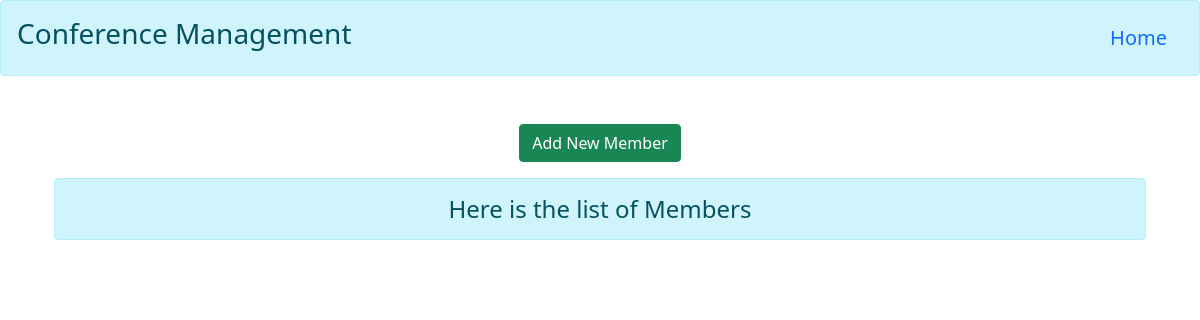
Page /conference/talks/members/Files on the earlier database version.
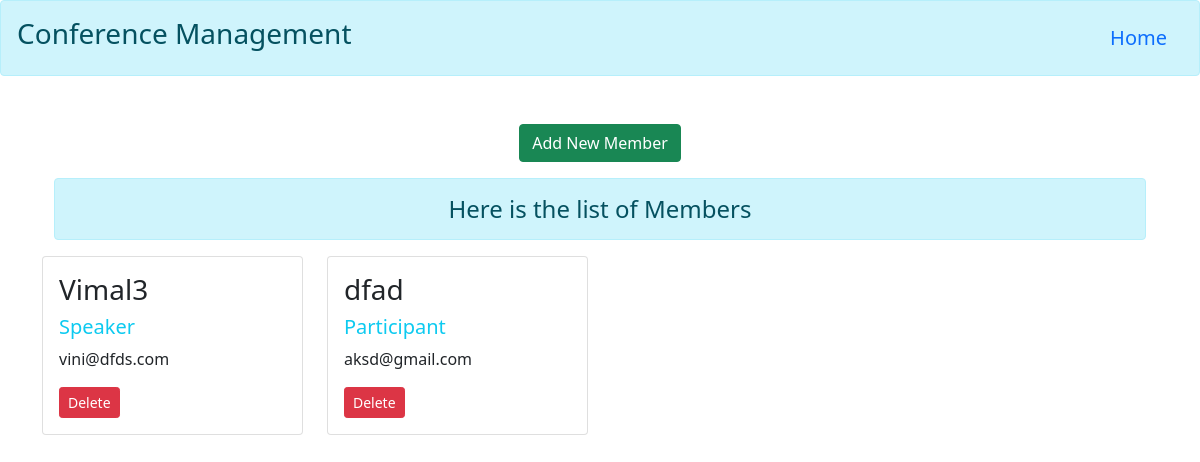
Same page on the later database version.
### myapp/models.py (models this page shows)
class MemberModel(models.Model):
    member_talk_title = models.ForeignKey(TalkModel,on_delete=models.CASCADE)
    member_type = models.CharField(max_length=25,null=False,choices=MEMBER_CHOICES)
    member_name = models.TextField(primary_key=True,null=False)
    member_email = models.EmailField(max_length=100,null=False,unique=True)

### myapp/views.py (the view)
# urls.py: path('conference/talks/members/<str:id>',views.memberView,name='members'),
def memberView(request,id):
    initial = {'member_talk_title':id}
    if request.method == 'POST':
        memberviewform = MemberForm(request.POST)
        if memberviewform.is_valid():
            memberviewform.save()
    else:
        memberviewform=MemberForm(initial=initial)
    member = TalkModel.objects.get(pk=id)
    allthemembers = member.membermodel_set.all()
    return render(request,'myapp/member.html',{'allthemembers':allthemembers,'memberviewform':memberviewform})

### myapp/forms.py
class MemberForm(forms.ModelForm):
    member_type = forms.ChoiceField(choices=MEMBER_CHOICES,required=True)
    class Meta:
        model = MemberModel
        fields = ['member_type','member_talk_title','member_name','member_email']
        widgets = {
            'member_talk_title':forms.HiddenInput(),
            'member_name' : forms.TextInput(attrs={'class':'form-control '}),
            'member_email' : forms.TextInput(attrs={'class':'form-control '})
        }

### myapp/templates/myapp/member.html (shortened to what this page needs)
{% extends 'myapp/base.html' %}
{% block content %}
<div class="text-center">
  <button class="btn btn-success col" type="button" data-bs-toggle="offcanvas" data-bs-target="#offcanvasRight" aria-controls="offcanvasRight">Add New Member</button>
</div>
<div class="container mt-3">
  <h4 class="alert alert-info text-center">
    Here is the list of Members
</h4>
</div>
<div class="row">
  {% for memberss in allthemembers %}
  <div class="col-sm-3">
    <div class="card">
      <div class="card-body">
          <h3 class="card-title">{{memberss.member_name}}</h3>
          <h5 class="card-text text-info">{{memberss.member_type}}</h5>
          <p class="card-text">{{memberss.member_email}}</p>
          <form action="{% url 'memberdelete' memberss.member_name %}" method="POST" class="d-inline">
            <input type="submit" value="Delete" class="btn btn-danger btn-sm">
        </form>
      </div>
    </div>
  </div>
  {% endfor %}
</div>
{% endblock content %}

Differences in the rows shown:
added MemberModel: member_name "Vimal3", member_type "Speaker", member_email "vini@dfds.com"
added MemberModel: member_name "dfad", member_type "Participant", member_email "aksd@gmail.com"
